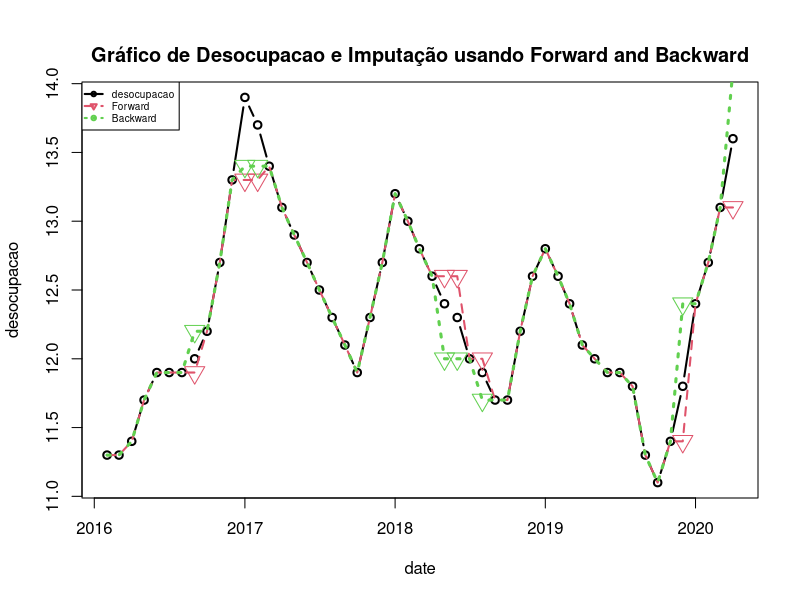
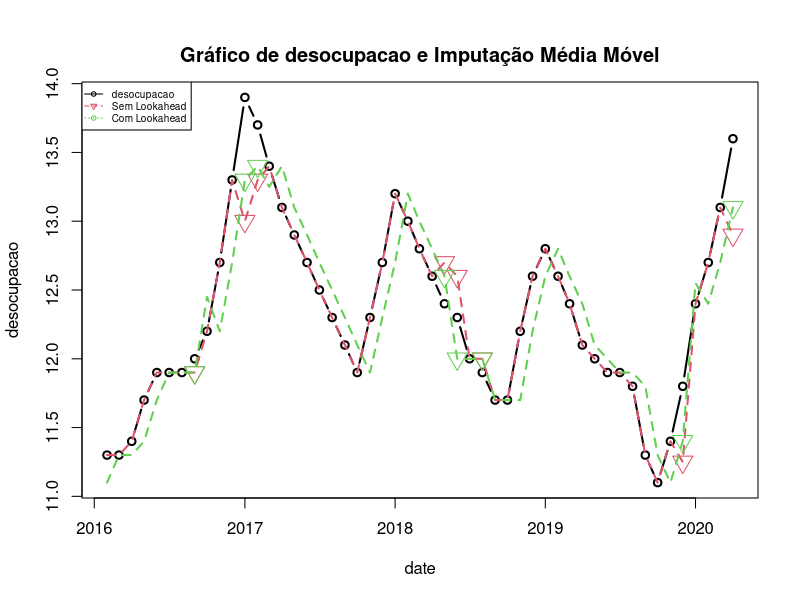

Generate these figures, in order, with R: (Note: this script raises an error after producing the figures.)
############################################################################################################################################
########################################## Metodologias de Imputação de Dados em Séries Temporais ##########################################
###########################################################################################################################################

# Instalando pacotes necessários
install.packages("zoo")
install.packages("data.table")

# Carregando os pacotes necessários
library(zoo)
library(data.table)

# Verificando diretório de trabalho
getwd()
# Se for necessário alterar o diretório, use:
#setwd('caminho')

# Carregando os dados e tratando a coluna de data
desocup <- fread('taxa_desocupacao_brasil.csv')
desocup [, date:=as.Date(date)] # Convertendo para o formato de data do R
setkey(desocup,date) # A coluna date é definida como a chave do data.table

# Gerando um conjunto de dados onde os dados estão ausentes de forma aleatória
aa.desocup.idx <- sample(1:nrow(desocup), 0.2*nrow(desocup))
aa.desocup <- desocup[-aa.desocup.idx]

# Gerando um conjunto de dados com padrão nos dados ausentes
# Padrão é dado por: dados possuem maior probabilidade de ausência quando o desemprego é baixo
baixo.desocup.idx <- which(desocup$desocupacao<7.5)
#num.to.select <- 2*length(baixo.desocup.idx)
baixo.desocup.idx <- sample (baixo.desocup.idx,)
baixo.desocup <- desocup[-baixo.desocup.idx]

# Gerando conjunto de dados com todas as datas disponíveis, recebendo NA nas dasta ausentes
datas.completas <- seq(from = desocup$date[1], to = tail(desocup$date,1), by="months")
aa.desocup = aa.desocup[J(datas.completas), roll=0]
aa.desocup[,rpt := is.na(desocupacao)]
baixo.desocup = baixo.desocup[J(datas.completas), roll=0]
baixo.desocup[,rpt := is.na(desocupacao)]

################################################ Métodos de preenchimento de dados ausentes ################################################

## 1 - Método de preenchimento Forward fill: Transferir o último valor conhecido para o valor ausente anterior.
aa.desocup[,imputed.ff := na.locf(desocupacao, na.rm = FALSE)]
baixo.desocup[,imputed.ff := na.locf(desocupacao, na.rm = FALSE)]

## 2 - Método de preenchimento Backward fill: Transferir o próximo valor conhecido para o valor ausente anterior. !!!CUIDADO LOOKAHEAD!!!
aa.desocup[, imputed.bf := na.locf(desocupacao, na.rm = FALSE, fromLast = TRUE)] 
baixo.desocup[, imputed.bf := na.locf(desocupacao, na.rm = FALSE, fromLast = TRUE)] 

# Plotar o gráfico
desocup[50:100, plot(date, desocupacao, col = 1, lwd = 2, type = 'b')]
aa.desocup[50:100, lines(date, imputed.ff, col = 2, lwd = 2, lty = 2)]
aa.desocup[50:100][rpt == TRUE, points(date,imputed.ff, col = 2, pch = 6, cex = 2)]
aa.desocup[50:100, lines(date, imputed.bf, col = 3, lwd = 3, lty = 3)]
aa.desocup[50:100][rpt == TRUE, points(date,imputed.bf, col = 3, pch = 6, cex = 2)]
title("Gráfico de Desocupacao e Imputação usando Forward and Backward", line = 1)
legend("topleft", legend = c("desocupacao", "Forward","Backward"),col = c(1, 2,3), lty = c(1, 2,3), pch = c(1, 6), lwd = 2, cex = 0.6)
dev.copy(png, file = "grafico_desocupacao_brasil_imputado_FB.png", width = 800, height = 600)
dev.off()

## 3 - Método de preenchimento Média Móvel: médias ou mediana dos últimos n valores conhecidos
# Média móvel de janela com tamanho 3
aa.desocup[,imputed.mm.nolookah := rollapply(c(NA,NA, desocupacao),3,
                                               function(x){
                                                 if (!is.na(x[3])) x[3] else mean(x,na.rm = TRUE)
                                               })]
baixo.desocup[,imputed.mm.nolookah := rollapply(c(NA,NA, desocupacao),3,
                                               function(x){
                                                 if (!is.na(x[3])) x[3] else mean(x,na.rm = TRUE)
                                               })]

## 4 - Método de preenchimento Média Móvel: médias ou mediana de n valores (passados e futuros) -   !!!!!CUIDADO LOOKAHEAD!!!!!
# Média móvel de janela com tamanho 3
aa.desocup[, imputed.mm.lookah := rollapply(c(NA, desocupacao, NA), 3,
                                                function(x) {
                                                  if (!is.na(x[1])) x[1] else mean(x, na.rm = TRUE)
                                                })]         
baixo.desocup[, imputed.mm.lookah := rollapply(c(NA, desocupacao, NA), 3,
                                                function(x) {
                                                  if (!is.na(x[1])) x[1] else mean(x, na.rm = TRUE)
                                                })]  

# Plotar o gráfico
desocup[50:100, plot(date, desocupacao, col = 1, lwd = 2, type = 'b')]
aa.desocup[50:100, lines(date, imputed.mm.nolookah, col = 2, lwd = 2, lty = 2)]
aa.desocup[50:100][rpt == TRUE, points(date,imputed.mm.nolookah, col = 2, pch = 6, cex = 2)]
aa.desocup[50:100, lines(date, imputed.mm.lookah, col = 3, lwd = 2, lty = 2)]
aa.desocup[50:100][rpt == TRUE, points(date,imputed.mm.lookah, col = 3, pch = 6, cex = 2)]
title("Gráfico de desocupacao e Imputação Média Móvel", line = 1)
legend("topleft", legend = c("desocupacao", "Sem Lookahead","Com Lookahead"),col = c(1, 2,3), lty = c(1, 2,3), pch = c(1, 6), lwd = 1, cex = 0.6)
dev.copy(png, file = "grafico_desocupacao_brasil_imputado_MM.png", width = 800, height = 600)
dev.off()

#OBS: 
# Uma imputação de dados por média móvel reduz a variância no conjunto de dados e consequentemente pode-se superestimar o desempenho do
# modelo. Usar a média geral do conjunto de dados não é recomendada para imputação em séries temporais, pois isso implica em conhecer o 
# futuro, um LOOKAHEAD.

## 5 - Método de preenchimeto Interpolação
# Interpolação é um método para encontrar os valores dos pontos de dados ausentes com base em restrições geométricas sobre como
# queremos que os dados gerais se comportem. Como exemplo, podemos citar a interpolação linear e polinomial

# Interpolação linear usando dados passados e dados futuros - !!!CUIDADO LOOKAHEAD!!!
aa.desocup[,imputed.li := na.approx(desocupacao)]
baixo.desocup[,imputed.li := na.approx(desocupacao)]

# Interpolação Polinomial usando dados passados e dados futuros - !!!CUIDADO LOOKAHEAD!!!
aa.desocup[,imputed.sp := na.spline(desocupacao)]
baixo.desocup[,imputed.sp := na.spline(desocupacao)]

# Plotar o gráfico
desocup[1:30, plot(date, desocupacao, col = 1, lwd = 2, type = 'b')]
aa.desocup[1:30, lines(date, imputed.li, col = 2, lwd = 2, lty = 2)]
aa.desocup[1:30][rpt == TRUE, points(date,imputed.li, col = 2, pch = 6, cex = 2)]
aa.desocup[1:30, lines(date, imputed.sp, col = 3, lwd = 3, lty = 3)]
aa.desocup[1:30][rpt == TRUE, points(date,imputed.sp, col = 3, pch = 6, cex = 2)]
title("Gráfico de desocupacao e Interpolação Linerar e Polinomial", line = 1)
legend("bottomleft", legend = c("desocupacao", "Linear","Polinomial"),col = c(1, 2,3), lty = c(1, 2,3), pch = c(1, 6), lwd = 2, cex = 0.8)
dev.copy(png, file = "grafico_desocupacao_brasil_imputado_interpolacao.png", width = 800, height = 600)
dev.off()

########################################## Avaliando os diferentes tipos de imputação que fizemos ##########################################
aa.desocup[ , lapply(.SD, function(x) mean((x - desocup$desocupacao)^2,
                                           na.rm = TRUE)),
            .SDcols = c("imputed.ff","imputed.bf",
                        "imputed.mm.nolookah",
                        "imputed.li","imputed.sp")]
#Saída de quando rodei - pode dar diferente ao executar novamente pois os dados ausentes são gerados aleatoriamente.
#   imputed.ff imputed.bf imputed.mm.nolookah  imputed.li  imputed.sp
#1: 0.03264706 0.05514706          0.03475926 0.004760008 0.004797156

baixo.desocup[ , lapply(.SD, function(x) mean((x - desocup$desocupacao)^2,
                                           na.rm = TRUE)),
            .SDcols = c("imputed.ff","imputed.bf",
                        "imputed.mm.nolookah",
                        "imputed.li","imputed.sp")]
#Saída
#imputed.ff imputed.bf imputed.mm.nolookah imputed.li imputed.sp
#1: 0.07404412 0.08904412         0.002717391 0.08119748  0.1469166